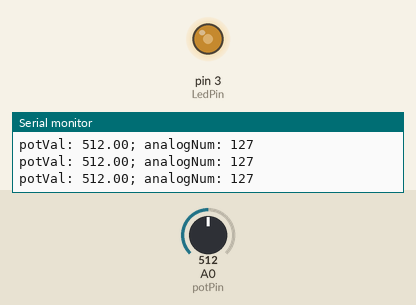
The sketch below on a simulated Arduino Uno, built with avr-gcc and run on an emulated ATmega328P. Shown: output pins drawn as LEDs (lit = HIGH), the last lines printed to the serial monitor. The inputs (shaded band) are chosen by the test bench; at power-on: A0 (potPin) = 512.

Above: at 1.3 s.
1.4 s: A0 (potPin) set to 716
At 2.6 s:
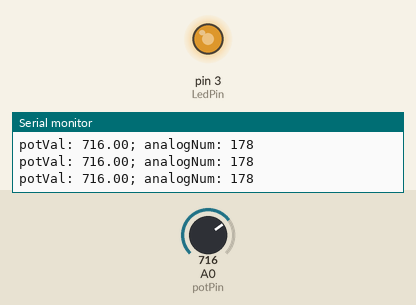
3.0 s: A0 (potPin) set to 900
At 3.8 s:
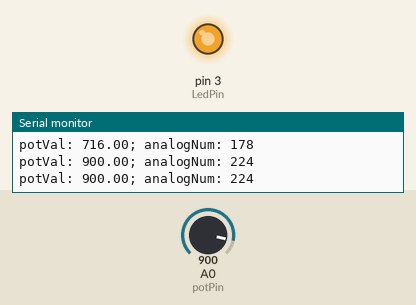
4.5 s: A0 (potPin) set to 122
At 5.1 s:
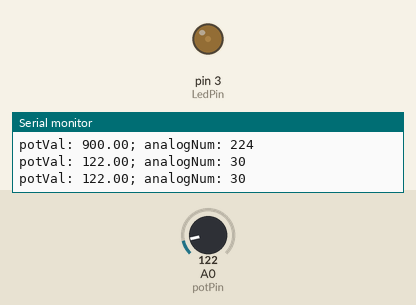
6.0 s: A0 (potPin) set to 0
At 6.3 s:
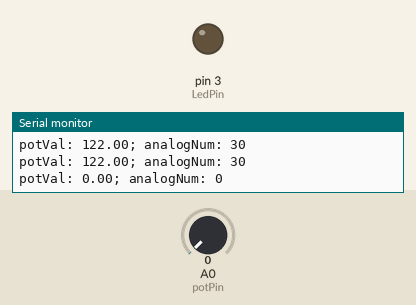
7.5 s: A0 (potPin) set to 511
At 8.8 s:
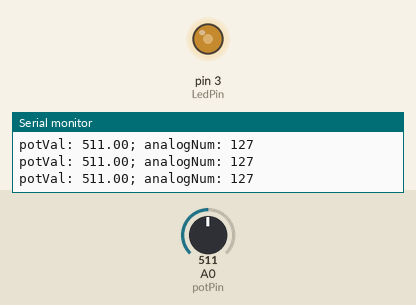
Timing chart, 0 to 10.0 s (numbered marks = the images above; inputs shaded):
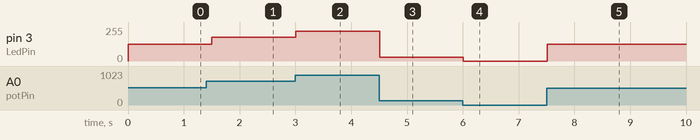

The sketch:

012.ino
```cpp
int br = 9600;
int waitT = 500;

int potPin = A0;
int LedPin = 3;
float potVal;
int analogNum;

float cal = 255./1023.;

void setup() {
  Serial.begin(br);
  pinMode(potPin, INPUT);
  pinMode(LedPin, OUTPUT);
}

void loop() {
  potVal = analogRead(potPin);
  analogNum = cal * potVal;

  analogWrite(LedPin, analogNum);

  Serial.print("potVal: ");
  Serial.print(potVal);
  Serial.print("; ");
  Serial.print("analogNum: ");
  Serial.println(analogNum);
  delay(waitT);
}
```

Measured:
- after the input at 1.4 s, pin 3 (LedPin): 127/255 → 178/255 after 0.10 s
- after the input at 3.0 s, pin 3 (LedPin): 178/255 → 224/255 at once
- after the input at 4.5 s, pin 3 (LedPin): 224/255 → 30/255 at once
- after the input at 6.0 s, pin 3 (LedPin): 30/255 → 0/255 at once
- after the input at 7.5 s, pin 3 (LedPin): 0/255 → 127/255 at once
